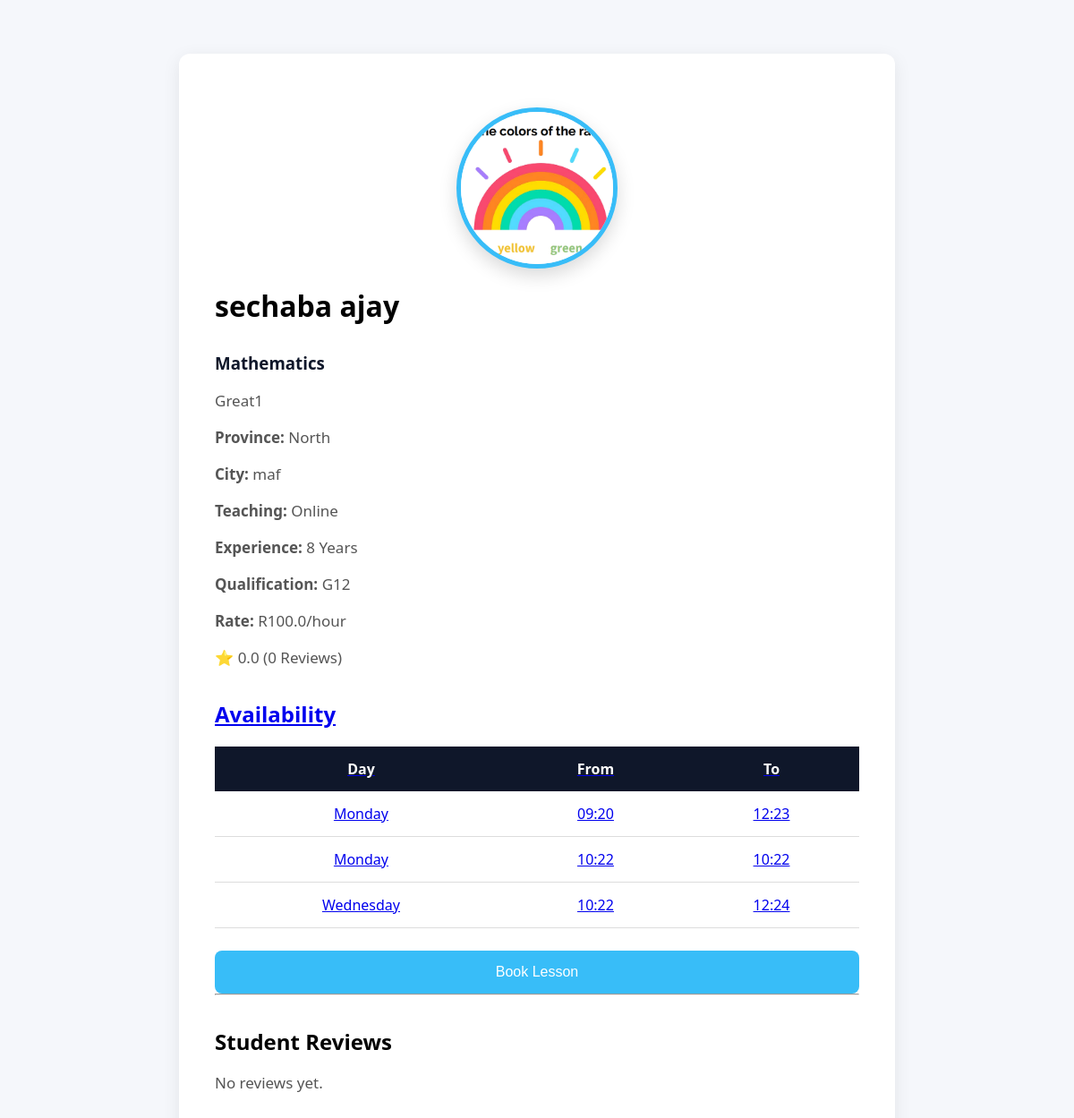
Page /tutor/1 on the committed database.
### tables this page shows
CREATE TABLE tutors(

        id INTEGER PRIMARY KEY AUTOINCREMENT,

        application_id INTEGER,

        full_name TEXT,
        email TEXT UNIQUE,
        password TEXT,

        phone TEXT,

        province TEXT,
        city TEXT,

        subject TEXT,
        teaching_mode TEXT,

        qualification TEXT,
        experience INTEGER,

        bio TEXT,

        hourly_rate REAL,

        profile_photo TEXT,

        verified INTEGER DEFAULT 0,

        profile_completed INTEGER DEFAULT 0,

        available INTEGER DEFAULT 1,

        rating REAL DEFAULT 0,

        total_reviews INTEGER DEFAULT 0,

        created_at TIMESTAMP DEFAULT CURRENT_TIMESTAMP,

        FOREIGN KEY(application_id)
        REFERENCES tutor_applications(id)

    );

CREATE TABLE tutor_availability(

    id INTEGER PRIMARY KEY AUTOINCREMENT,

    tutor_id INTEGER,

    day TEXT,

    start_time TEXT,

    end_time TEXT,

    FOREIGN KEY(tutor_id)
    REFERENCES tutors(id)

);

### app.py (the view)
@app.route("/tutor/<int:id>")
def tutor_details(id):
    conn = get_connection()
    tutor = conn.execute(
        "SELECT * FROM tutors WHERE id=?",
        (id,)
    ).fetchone()
    availability = conn.execute("""

    SELECT *

    FROM tutor_availability

    WHERE tutor_id=?

    ORDER BY day, start_time

    """, (id,)).fetchall()
    conn.close()
    return render_template(
        "tutor_details.html",
        tutor=tutor,
        availability=availability
    )

### database.py (called while the page is built)
def get_connection():
    os.makedirs("instance", exist_ok=True)
    connection = sqlite3.connect(DATABASE)
    connection.row_factory = sqlite3.Row
    return connection

### templates/tutor_details.html (shortened to what this page needs)
<!DOCTYPE html>
<html>
<head>
<link rel="stylesheet"
href="{{ url_for('static',filename='css/style.css') }}">
</head>
<body>
<div class="application">
<img
src="{{ url_for('uploaded_file', folder='photos', filename=tutor.profile_photo) }}"
class="tutorPhoto">
<h1>{{ tutor.full_name }}</h1>
<h3>{{ tutor.subject }}</h3>
<p>{{ tutor.bio }}</p>
<p><b>Province:</b> {{ tutor.province }}</p>
<p><b>City:</b> {{ tutor.city }}</p>
<p><b>Teaching:</b> {{ tutor.teaching_mode }}</p>
<p><b>Experience:</b> {{ tutor.experience }} Years</p>
<p><b>Qualification:</b> {{ tutor.qualification }}</p>
<p><b>Rate:</b> R{{ tutor.hourly_rate }}/hour</p>
<p>
⭐ {{ tutor.rating }}
({{ tutor.total_reviews }} Reviews)
</p>
<a href="/book/{{ tutor.id }}">
<h2>Availability</h2>
{% if availability %}
<table>
<tr>
<th>Day</th>
<th>From</th>
<th>To</th>
</tr>
{% for slot in availability %}
<tr>
<td>{{ slot.day }}</td>
<td>{{ slot.start_time }}</td>
<td>{{ slot.end_time }}</td>
</tr>
{% endfor %}
</table>
{% else %}
<p>This tutor has not added availability yet.</p>
{% endif %}
<button>
Book Lesson
</button>
</a>
<hr>
<h2>Student Reviews</h2>
{% if reviews|length==0 %}
<p>No reviews yet.</p>
{% endif %}
</div>
</body>
</html>

### static/css/style.css (style rules this page uses)
* { margin:0; padding:0; box-sizing:border-box; }
body { font-family:'Segoe UI',sans-serif; background:#f5f7fb; }
button { padding:15px 35px; border:none; border-radius:8px; background:#38bdf8; color:white; font-size:16px; cursor:pointer; margin-right:15px; }
.application { max-width:800px; margin:60px auto; background:white; padding:40px; border-radius:12px; box-shadow:0 5px 20px rgba(0,0,0,.08); }
.application h1 { margin-bottom:10px; }
.application p { margin-bottom:30px; color:#555; }
.application button { margin-top:25px; width:100%; }
table { width:100%; border-collapse:collapse; margin-top:20px; }
th { background:#0F172A; color:white; padding:14px; }
td { padding:14px; border-bottom:1px solid #ddd; text-align:center; }
h3 { margin-top:30px; color:#0F172A; }
.application p { margin:18px 0; font-size:17px; }
.application h2 { margin-top:35px; }
.tutorPhoto { width:180px; height:180px; object-fit:cover; border-radius:50%; display:block; margin:20px auto; border:5px solid #38bdf8; box-shadow:0 8px 20px rgba(0,0,0,.15); background:#f5f5f5; }

### rows in the picture
tutors: profile_photo (picture), full_name "sechaba ajay", subject "Mathematics", bio "Great1", province "North", city "maf", teaching_mode "Online", experience "8", qualification "G12", hourly_rate "100.0", rating "0.0", total_reviews "0"
tutor_availability: day "Monday", start_time "09:20", end_time "12:23"
tutor_availability: day "Monday", start_time "10:22", end_time "10:22"
tutor_availability: day "Wednesday", start_time "10:22", end_time "12:24"
